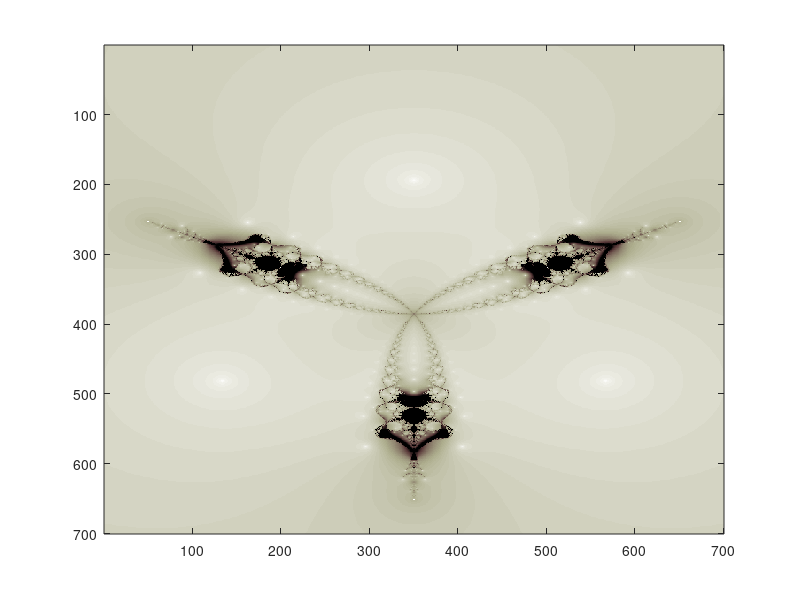

Source code (MATLAB):
function novafractal2
% Nova fractal
% This script may take time to complete the fractal depending on the number
% of iteratons and size of image.

% ouput image resolution, WIDTHxHEIGHT
WIDTH = 700; %number of points in x axis
HEIGHT = 700; %number of points in y axis

% Fractal x y range
Y_MIN = -1.15;
Y_MAX = 0.94;
X_MIN = -0.8;
X_MAX = 0.8;

% maximum number of iterations
MAX_ITERATION = 64;

TOLERANCE = 0.005;

% Generate linearly spaced points from X_MIN to X_MAX
x = linspace(X_MIN, X_MAX, WIDTH);
% Generate linearly spaced points from Y_MIN to Y_MAX
y = linspace(Y_MIN, Y_MAX, HEIGHT);

% Create a linear 2d grid
% X is 2d a array, column value are varying and row values are constant
% Y is 2d a array, row value are varying and column values are constant
[X Y] = meshgrid(x, y);

% Allocate space for output
img = zeros(HEIGHT, WIDTH);
h = msgbox(' Please Wait ',' ');
nPoint = HEIGHT * WIDTH;
tic
for m = 1:nPoint
    const = i*X(m) + Y(m);
    k = 1;
    z0 = const;
    zn = 0+i*0;
    while k < MAX_ITERATION
        zn = z0 - (z0^3+1)/(3*z0^2) + const;
        if abs(z0 - zn) < TOLERANCE
            break;
        end
        z0 = zn;
        k = k+1;
    end
    img(m) = k;
end
toc
close(h);
imgMin = min(img(:));
imgMax = max(img(:));
cmap = 1 - bone(imgMax);
colormap(cmap);
imagesc(img);
imwrite(img, cmap, 'novafractal2.png', 'png');
end
